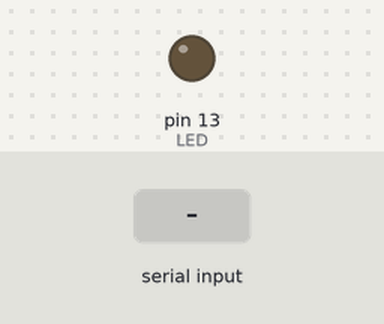
Simulated run of this sketch. Board: Arduino Uno, built with avr-gcc and run on an emulated ATmega328P. Shown: output pins drawn as LEDs (lit = HIGH). Inputs (shaded band) come from the test bench.

Above: at 1.2 s.
1.3 s: "L" received over Serial
At 2.1 s:
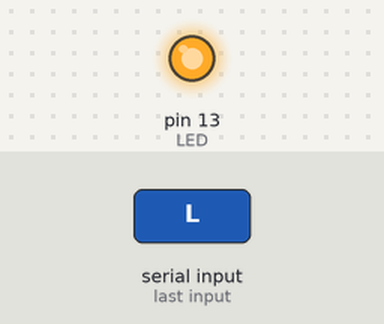
2.8 s: "D" received over Serial
At 3.3 s:
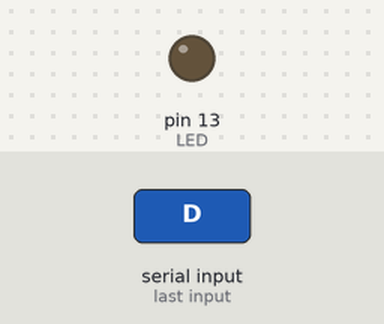
Timing chart, 0 to 5.8 s (numbered marks = the images above; inputs shaded):
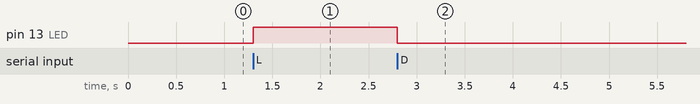

Measured:
- after the input at 1.3 s, pin 13 (LED): LOW → HIGH at once
- after the input at 2.8 s, pin 13 (LED): HIGH → LOW at once

The sketch:

Serial_Led.ino
```cpp
/*
 * Acende o led conforme o que receber na Serial
 * L -> Liga
 * D -> Desliga
 */

int LED = 13;
int valor = 0;

void setup() {
  pinMode(LED, OUTPUT);
  Serial.begin(9600);
}

void loop() {
  if (Serial.available() > 0) {

    valor = Serial.read();

    if (valor == 'L') {
      digitalWrite(LED, HIGH);
    }

    if (valor == 'D') {
      digitalWrite(LED, LOW);
    }

  }
}
```
